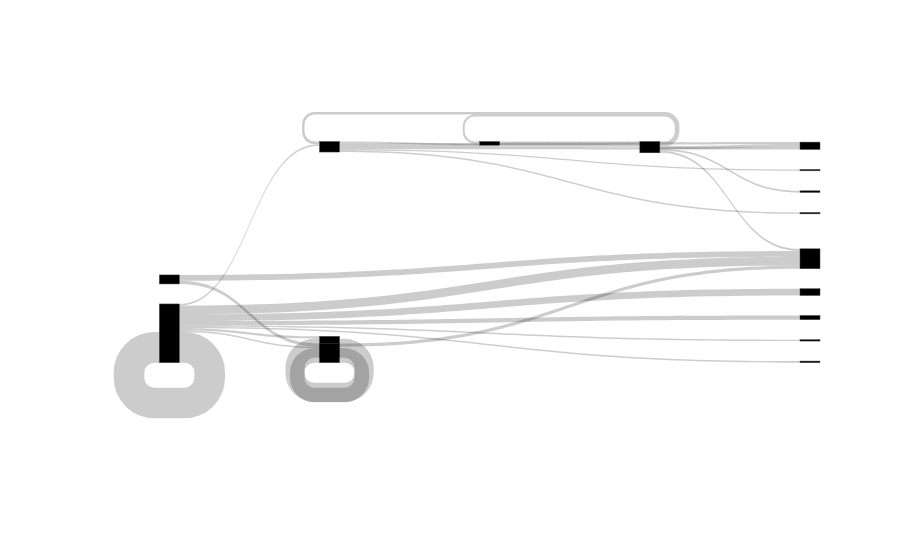

The notebook cell saved with this chart:
### Markdown cell above
### Visualizations
Demonstrate the most basic flow diagram.

### Code cell
polymer = "LDPE"
n_producer = 10
min_tradeval = 30

viz_links = conversion_links[conversion_links.owner.isin(top_producers[0:n_producer])]
viz_links = viz_links[viz_links.polymer == "LDPE"].groupby(["source_country", "polymer", "country"]).sum()
viz_links = viz_links[viz_links.tradeval > min_tradeval].reset_index()
countries = set(viz_links.source_country).union(set(viz_links.country))
nodes = sorted(list(countries))
node_dict = {nodes[i]: i for i in range(len(nodes))}
viz_links["source"] = viz_links.source_country.map(node_dict)
viz_links["target"] = viz_links.country.map(node_dict)
viz_links["value"]  = viz_links.tradeval
labels = list(node_dict.keys())

link = dict(source = viz_links.source, target = viz_links.target, value = viz_links.value)
data = go.Sankey(link = link)

fig = go.Figure(data)
fig.show()

### Figure 1 — Plotly figure (JSON) as saved in the notebook; plotly's stock layout.template omitted (floating-point values rounded to 4 significant figures)
{"data": [{"link": {"source": [0, 0, 0, 0, 0, 1, 5, 5, 6, 6, 6, 6, 6, 7, 7, 13, 13, 15, 15, 15, 15, 15, 15, 15, 15, 15], "target": [5, 6, 8, 12, 14, 1, 6, 8, 0, 4, 5, 8, 11, 4, 7, 4, 7, 0, 1, 2, 3, 4, 7, 9, 10, 15], "value": [37.05, 84.81, 51.39, 30.87, 32.69, 432.2, 31.48, 47.37, 57.53, 48.85, 44.65, 66.62, 36.3, 73.77, 328.8, 132.1, 71.53, 38.61, 53.33, 152.3, 31.71, 195.0, 31.67, 36.46, 94.23, 692.2]}, "type": "sankey"}], "layout": {}}
